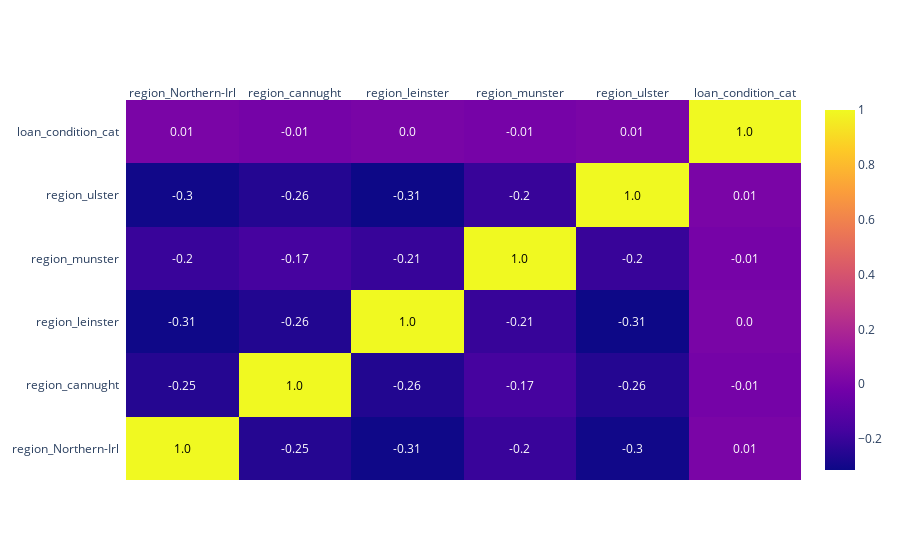

The notebook cell saved with this chart:
### Markdown cell above
## Посмотрим на новую таблицу корреляции для закодированных с помощью OneHotEncode признака region.

### Code cell
transform_columns = ['region']
enc = pd.get_dummies(data[transform_columns])
enc = pd.concat((enc, data['loan_condition_cat']), axis = 1)

corrs = enc.corr()

figure = ff.create_annotated_heatmap(
    z=corrs.values,
    x=list(corrs.columns),
    y=list(corrs.index),
    annotation_text=corrs.round(2).values,
    showscale=True)
figure.show()

### Figure 1 — Plotly figure (JSON) as saved in the notebook; plotly's stock layout.template omitted (floating-point values rounded to 4 significant figures)
{"data": [{"colorscale": [[0, "#0d0887"], [0.1111, "#46039f"], [0.2222, "#7201a8"], [0.3333, "#9c179e"], [0.4444, "#bd3786"], [0.5556, "#d8576b"], [0.6667, "#ed7953"], [0.7778, "#fb9f3a"], [0.8889, "#fdca26"], [1, "#f0f921"]], "reversescale": false, "showscale": true, "type": "heatmap", "x": ["region_Northern-Irl", "region_cannught", "region_leinster", "region_munster", "region_ulster", "loan_condition_cat"], "y": ["region_Northern-Irl", "region_cannught", "region_leinster", "region_munster", "region_ulster", "loan_condition_cat"], "z": [[1, -0.2517, -0.309, -0.1999, -0.3034, 0.006074], [-0.2517, 1, -0.2599, -0.1682, -0.2552, -0.01122], [-0.309, -0.2599, 1, -0.2065, -0.3133, 0.003662], [-0.1999, -0.1682, -0.2065, 1, -0.2027, -0.007113], [-0.3034, -0.2552, -0.3133, -0.2027, 1, 0.005728], [0.006074, -0.01122, 0.003662, -0.007113, 0.005728, 1]]}], "layout": {"annotations": [{"font": {"color": "#000000"}, "showarrow": false, "text": "1.0", "x": "region_Northern-Irl", "xref": "x", "y": "region_Northern-Irl", "yref": "y"}, {"font": {"color": "#FFFFFF"}, "showarrow": false, "text": "-0.25", "x": "region_cannught", "xref": "x", "y": "region_Northern-Irl", "yref": "y"}, {"font": {"color": "#FFFFFF"}, "showarrow": false, "text": "-0.31", "x": "region_leinster", "xref": "x", "y": "region_Northern-Irl", "yref": "y"}, {"font": {"color": "#FFFFFF"}, "showarrow": false, "text": "-0.2", "x": "region_munster", "xref": "x", "y": "region_Northern-Irl", "yref": "y"}, {"font": {"color": "#FFFFFF"}, "showarrow": false, "text": "-0.3", "x": "region_ulster", "xref": "x", "y": "region_Northern-Irl", "yref": "y"}, {"font": {"color": "#FFFFFF"}, "showarrow": false, "text": "0.01", "x": "loan_condition_cat", "xref": "x", "y": "region_Northern-Irl", "yref": "y"}, {"font": {"color": "#FFFFFF"}, "showarrow": false, "text": "-0.25", "x": "region_Northern-Irl", "xref": "x", "y": "region_cannught", "yref": "y"}, {"font": {"color": "#000000"}, "showarrow": false, "text": "1.0", "x": "region_cannught", "xref": "x", "y": "region_cannught", "yref": "y"}, {"font": {"color": "#FFFFFF"}, "showarrow": false, "text": "-0.26", "x": "region_leinster", "xref": "x", "y": "region_cannught", "yref": "y"}, {"font": {"color": "#FFFFFF"}, "showarrow": false, "text": "-0.17", "x": "region_munster", "xref": "x", "y": "region_cannught", "yref": "y"}, {"font": {"color": "#FFFFFF"}, "showarrow": false, "text": "-0.26", "x": "region_ulster", "xref": "x", "y": "region_cannught", "yref": "y"}, {"font": {"color": "#FFFFFF"}, "showarrow": false, "text": "-0.01", "x": "loan_condition_cat", "xref": "x", "y": "region_cannught", "yref": "y"}, {"font": {"color": "#FFFFFF"}, "showarrow": false, "text": "-0.31", "x": "region_Northern-Irl", "xref": "x", "y": "region_leinster", "yref": "y"}, {"font": {"color": "#FFFFFF"}, "showarrow": false, "text": "-0.26", "x": "region_cannught", "xref": "x", "y": "region_leinster", "yref": "y"}, {"font": {"color": "#000000"}, "showarrow": false, "text": "1.0", "x": "region_leinster", "xref": "x", "y": "region_leinster", "yref": "y"}, {"font": {"color": "#FFFFFF"}, "showarrow": false, "text": "-0.21", "x": "region_munster", "xref": "x", "y": "region_leinster", "yref": "y"}, {"font": {"color": "#FFFFFF"}, "showarrow": false, "text": "-0.31", "x": "region_ulster", "xref": "x", "y": "region_leinster", "yref": "y"}, {"font": {"color": "#FFFFFF"}, "showarrow": false, "text": "0.0", "x": "loan_condition_cat", "xref": "x", "y": "region_leinster", "yref": "y"}, {"font": {"color": "#FFFFFF"}, "showarrow": false, "text": "-0.2", "x": "region_Northern-Irl", "xref": "x", "y": "region_munster", "yref": "y"}, {"font": {"color": "#FFFFFF"}, "showarrow": false, "text": "-0.17", "x": "region_cannught", "xref": "x", "y": "region_munster", "yref": "y"}, {"font": {"color": "#FFFFFF"}, "showarrow": false, "text": "-0.21", "x": "region_leinster", "xref": "x", "y": "region_munster", "yref": "y"}, {"font": {"color": "#000000"}, "showarrow": false, "text": "1.0", "x": "region_munster", "xref": "x", "y": "region_munster", "yref": "y"}, {"font": {"color": "#FFFFFF"}, "showarrow": false, "text": "-0.2", "x": "region_ulster", "xref": "x", "y": "region_munster", "yref": "y"}, {"font": {"color": "#FFFFFF"}, "showarrow": false, "text": "-0.01", "x": "loan_condition_cat", "xref": "x", "y": "region_munster", "yref": "y"}, {"font": {"color": "#FFFFFF"}, "showarrow": false, "text": "-0.3", "x": "region_Northern-Irl", "xref": "x", "y": "region_ulster", "yref": "y"}, {"font": {"color": "#FFFFFF"}, "showarrow": false, "text": "-0.26", "x": "region_cannught", "xref": "x", "y": "region_ulster", "yref": "y"}, {"font": {"color": "#FFFFFF"}, "showarrow": false, "text": "-0.31", "x": "region_leinster", "xref": "x", "y": "region_ulster", "yref": "y"}, {"font": {"color": "#FFFFFF"}, "showarrow": false, "text": "-0.2", "x": "region_munster", "xref": "x", "y": "region_ulster", "yref": "y"}, {"font": {"color": "#000000"}, "showarrow": false, "text": "1.0", "x": "region_ulster", "xref": "x", "y": "region_ulster", "yref": "y"}, {"font": {"color": "#FFFFFF"}, "showarrow": false, "text": "0.01", "x": "loan_condition_cat", "xref": "x", "y": "region_ulster", "yref": "y"}, {"font": {"color": "#FFFFFF"}, "showarrow": false, "text": "0.01", "x": "region_Northern-Irl", "xref": "x", "y": "loan_condition_cat", "yref": "y"}, {"font": {"color": "#FFFFFF"}, "showarrow": false, "text": "-0.01", "x": "region_cannught", "xref": "x", "y": "loan_condition_cat", "yref": "y"}, {"font": {"color": "#FFFFFF"}, "showarrow": false, "text": "0.0", "x": "region_leinster", "xref": "x", "y": "loan_condition_cat", "yref": "y"}, {"font": {"color": "#FFFFFF"}, "showarrow": false, "text": "-0.01", "x": "region_munster", "xref": "x", "y": "loan_condition_cat", "yref": "y"}, {"font": {"color": "#FFFFFF"}, "showarrow": false, "text": "0.01", "x": "region_ulster", "xref": "x", "y": "loan_condition_cat", "yref": "y"}, {"font": {"color": "#000000"}, "showarrow": false, "text": "1.0", "x": "loan_condition_cat", "xref": "x", "y": "loan_condition_cat", "yref": "y"}], "xaxis": {"dtick": 1, "gridcolor": "rgb(0, 0, 0)", "side": "top", "ticks": ""}, "yaxis": {"dtick": 1, "ticks": "", "ticksuffix": "  "}}}
